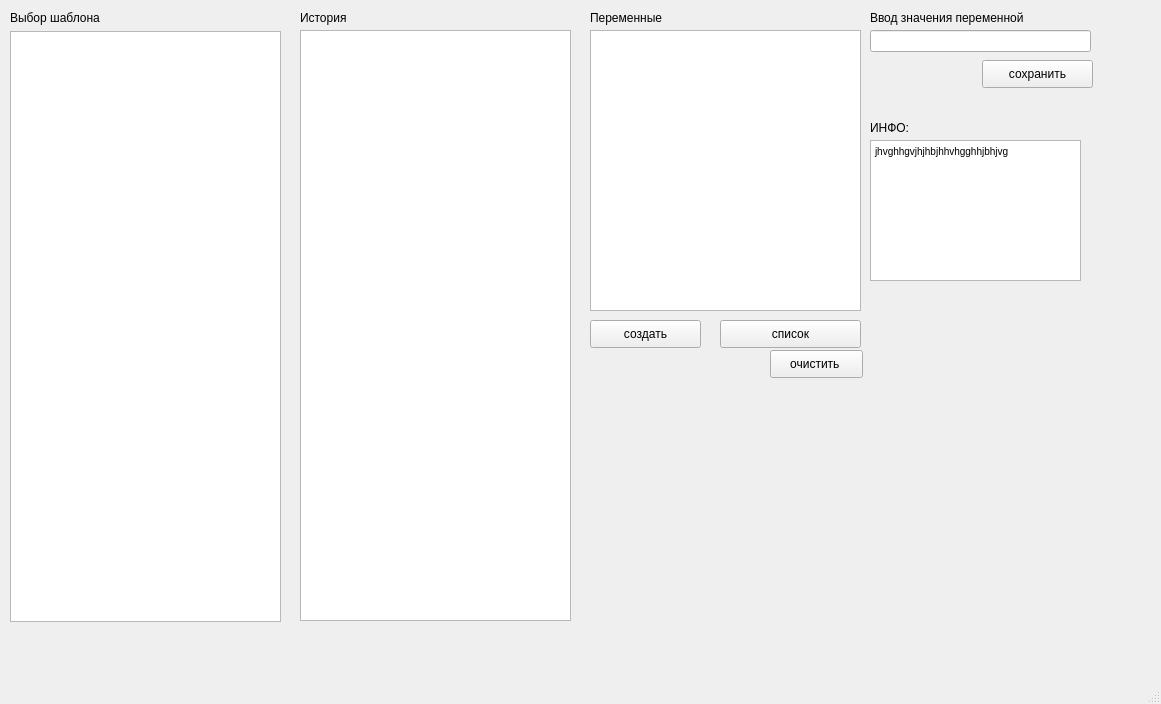
<?xml version="1.0" encoding="UTF-8"?>
<ui version="4.0">
 <class>MainWindow</class>
 <widget class="QMainWindow" name="MainWindow">
  <property name="geometry">
   <rect>
    <x>0</x>
    <y>0</y>
    <width>1161</width>
    <height>704</height>
   </rect>
  </property>
  <property name="windowTitle">
   <string>MainWindow</string>
  </property>
  <widget class="QWidget" name="centralwidget">
   <widget class="QListWidget" name="listWidget">
    <property name="geometry">
     <rect>
      <x>10</x>
      <y>31</y>
      <width>271</width>
      <height>591</height>
     </rect>
    </property>
   </widget>
   <widget class="QListWidget" name="listWidget_2">
    <property name="geometry">
     <rect>
      <x>300</x>
      <y>30</y>
      <width>271</width>
      <height>591</height>
     </rect>
    </property>
   </widget>
   <widget class="QListWidget" name="listWidget_3">
    <property name="geometry">
     <rect>
      <x>590</x>
      <y>30</y>
      <width>271</width>
      <height>281</height>
     </rect>
    </property>
   </widget>
   <widget class="QLineEdit" name="lineEdit">
    <property name="geometry">
     <rect>
      <x>870</x>
      <y>30</y>
      <width>221</width>
      <height>22</height>
     </rect>
    </property>
   </widget>
   <widget class="QPushButton" name="pushButton">
    <property name="geometry">
     <rect>
      <x>982</x>
      <y>60</y>
      <width>111</width>
      <height>28</height>
     </rect>
    </property>
    <property name="text">
     <string>сохранить</string>
    </property>
   </widget>
   <widget class="QPushButton" name="pushButton_2">
    <property name="geometry">
     <rect>
      <x>720</x>
      <y>320</y>
      <width>141</width>
      <height>28</height>
     </rect>
    </property>
    <property name="text">
     <string>список</string>
    </property>
   </widget>
   <widget class="QPushButton" name="pushButton_3">
    <property name="geometry">
     <rect>
      <x>770</x>
      <y>350</y>
      <width>93</width>
      <height>28</height>
     </rect>
    </property>
    <property name="text">
     <string>очистить </string>
    </property>
   </widget>
   <widget class="QPushButton" name="pushButton_4">
    <property name="geometry">
     <rect>
      <x>590</x>
      <y>320</y>
      <width>111</width>
      <height>28</height>
     </rect>
    </property>
    <property name="text">
     <string>создать</string>
    </property>
   </widget>
   <widget class="QTextBrowser" name="textBrowser">
    <property name="geometry">
     <rect>
      <x>870</x>
      <y>140</y>
      <width>211</width>
      <height>141</height>
     </rect>
    </property>
    <property name="html">
     <string>&lt;!DOCTYPE HTML PUBLIC &quot;-//W3C//DTD HTML 4.0//EN&quot; &quot;http://www.w3.org/TR/REC-html40/strict.dtd&quot;&gt;
&lt;html&gt;&lt;head&gt;&lt;meta name=&quot;qrichtext&quot; content=&quot;1&quot; /&gt;&lt;meta charset=&quot;utf-8&quot; /&gt;&lt;style type=&quot;text/css&quot;&gt;
p, li { white-space: pre-wrap; }
hr { height: 1px; border-width: 0; }
li.unchecked::marker { content: &quot;\2610&quot;; }
li.checked::marker { content: &quot;\2612&quot;; }
&lt;/style&gt;&lt;/head&gt;&lt;body style=&quot; font-family:'Ubuntu'; font-size:10pt; font-weight:400; font-style:normal;&quot;&gt;
&lt;p style=&quot; margin-top:0px; margin-bottom:0px; margin-left:0px; margin-right:0px; -qt-block-indent:0; text-indent:0px;&quot;&gt;&lt;span style=&quot; font-family:'MS Shell Dlg 2'; font-size:7.8pt;&quot;&gt;jhvghhgvjhjhbjhhvhgghhjbhjvg&lt;/span&gt;&lt;/p&gt;&lt;/body&gt;&lt;/html&gt;</string>
    </property>
   </widget>
   <widget class="QLabel" name="label">
    <property name="geometry">
     <rect>
      <x>10</x>
      <y>10</y>
      <width>271</width>
      <height>16</height>
     </rect>
    </property>
    <property name="text">
     <string>Выбор шаблона</string>
    </property>
   </widget>
   <widget class="QLabel" name="label_2">
    <property name="geometry">
     <rect>
      <x>300</x>
      <y>10</y>
      <width>271</width>
      <height>16</height>
     </rect>
    </property>
    <property name="text">
     <string>История </string>
    </property>
   </widget>
   <widget class="QLabel" name="label_3">
    <property name="geometry">
     <rect>
      <x>590</x>
      <y>10</y>
      <width>271</width>
      <height>16</height>
     </rect>
    </property>
    <property name="text">
     <string>Переменные</string>
    </property>
   </widget>
   <widget class="QLabel" name="label_4">
    <property name="geometry">
     <rect>
      <x>870</x>
      <y>10</y>
      <width>221</width>
      <height>16</height>
     </rect>
    </property>
    <property name="text">
     <string>Ввод значения переменной</string>
    </property>
   </widget>
   <widget class="QLabel" name="label_5">
    <property name="geometry">
     <rect>
      <x>870</x>
      <y>120</y>
      <width>55</width>
      <height>16</height>
     </rect>
    </property>
    <property name="text">
     <string>ИНФО:</string>
    </property>
   </widget>
  </widget>
  <widget class="QMenuBar" name="menubar">
   <property name="geometry">
    <rect>
     <x>0</x>
     <y>0</y>
     <width>1161</width>
     <height>20</height>
    </rect>
   </property>
  </widget>
  <widget class="QStatusBar" name="statusbar"/>
 </widget>
 <resources/>
 <connections/>
</ui>
